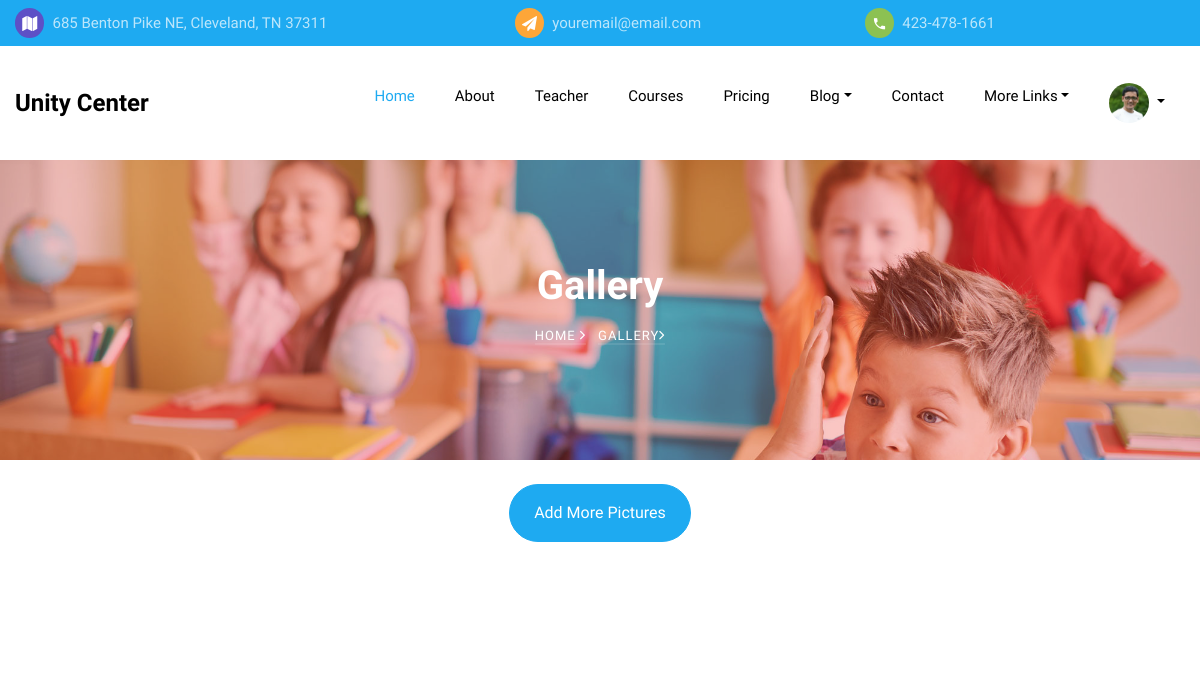
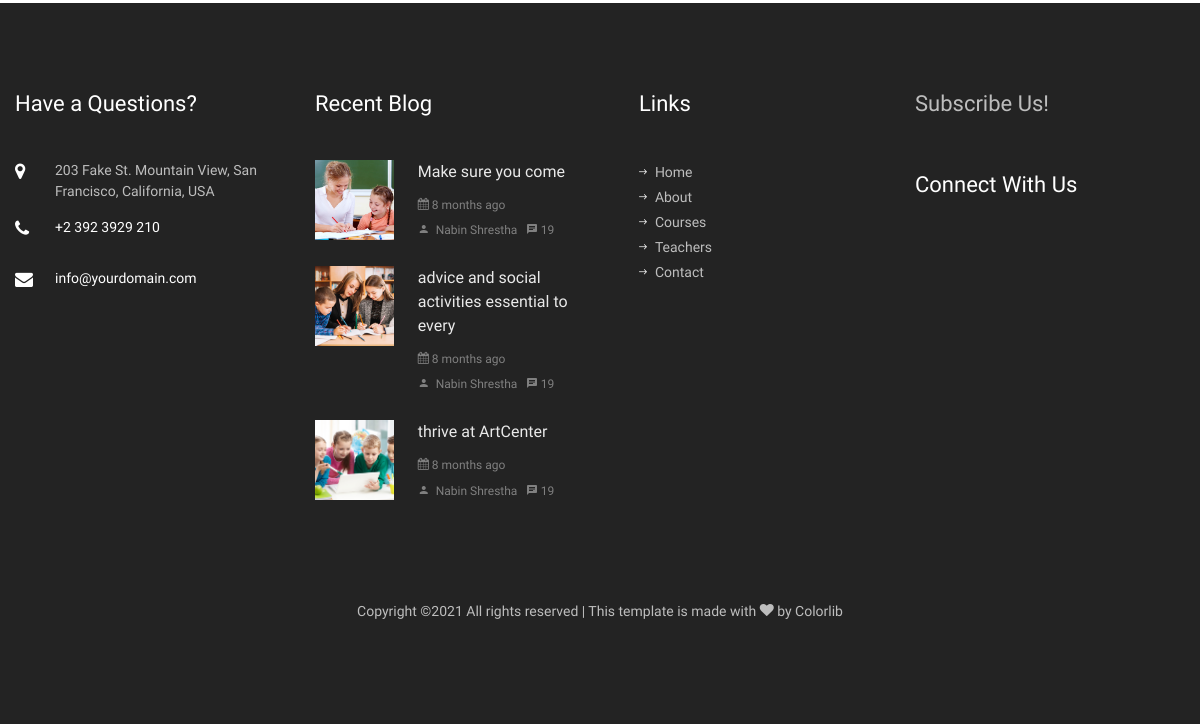
/gallery/ (signed in), run on an earlier commit of the app's database (2 pictures, top to bottom).
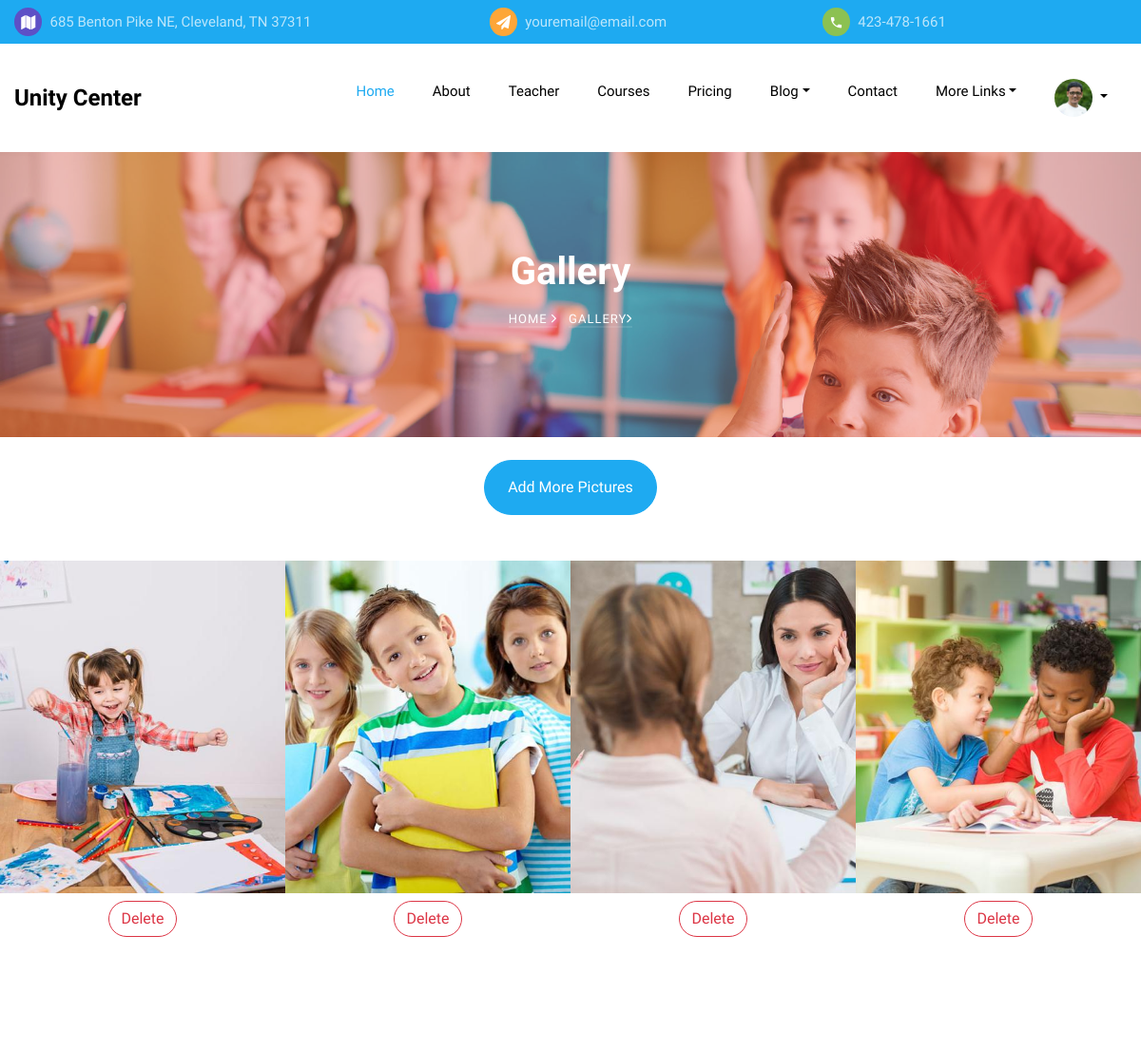
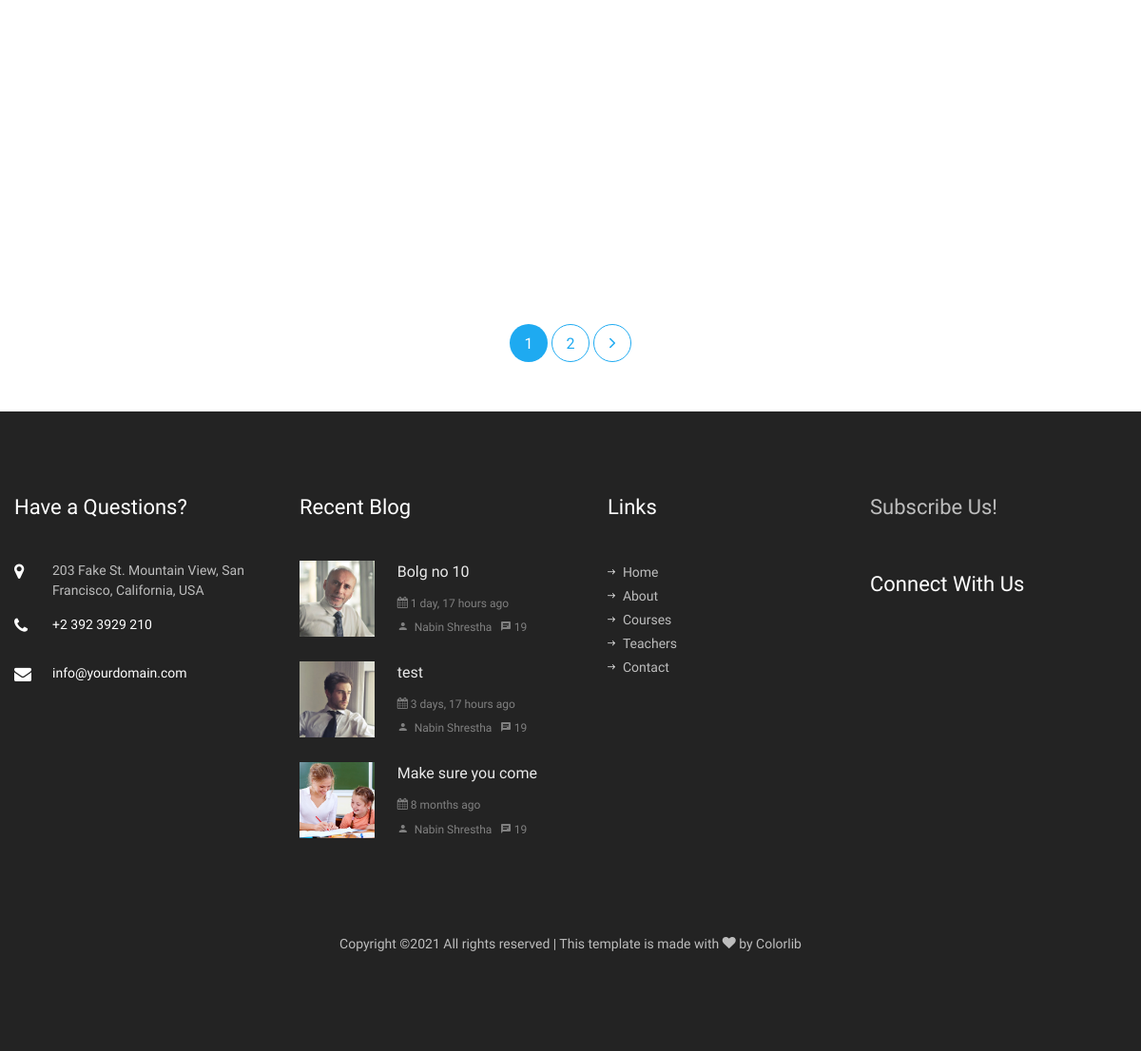
And on a later commit of the database (2 pictures, top to bottom).
### users/models.py (models this page shows, shortened)
class Profile(models.Model):
    user = models.OneToOneField(User, on_delete=models.CASCADE)
    image = models.ImageField(default='default.jpg', upload_to='profile_pics')
    title = models.CharField( max_length=30, blank=True)
    bio = models.TextField(max_length=500, blank=True)
    location = models.CharField(max_length=30, blank=True)
    birth_date = models.DateField(null=True, blank=True, help_text='YYYY-MM-DD')
    user_staff = models.BooleanField(default=False)
    user_admin = models.BooleanField(default=False)
    teacher = models.BooleanField(default=False)
    facebook = models.CharField( max_length=300, blank=True,default='#')
    google = models.CharField( max_length=300, blank=True,default='#')
    tweeter = models.CharField( max_length=300, blank=True,default='#')

### blogs/models.py (models this page shows, shortened)
class Post(models.Model):
    title = models.CharField(max_length=100)
    overview = models.TextField()
    content = models.TextField()
    date_posted =models.DateTimeField(auto_now_add=True)
    author = models.ForeignKey(User, on_delete=models.CASCADE )
    view_count = models.IntegerField(default=0)
    thumbnail = models.ImageField()
    def get_absolute_url(self):
        return reverse('post-detail', kwargs={'pk': self.pk})

### gallery/models.py (models this page shows, shortened)
class GalleryList(models.Model):
    title = models.CharField(max_length=100)
    gallery_image = ResizedImageField(size=[800, 530], blank=True, null=True, upload_to='gallary_pics')
    date_upload =models.DateTimeField(auto_now_add=True)

### gallery/views.py (the view)
# urls.py: path('gallery/', GalleryListView.as_view(), name='gallery-list'),
class GalleryListView(ListView):
    model = GalleryList
    ordering = ['-date_upload']
    paginate_by = 8

### newsletters/custom_context_processor.py (called while the page is built)
def  blog_post_latest(request):
    blog_latest = Post.objects.all().order_by('-date_posted')[0:3]
    return {'blog_latest_footer':blog_latest}

### templates/gallery/gallerylist_list.html (shortened to what this page needs)
{% extends 'base.html'  %}
{% load static %}
{% block content %}
    <section class="hero-wrap hero-wrap-2 " style="background-image: url({% static 'images/bg_2.jpg' %});">
      <div class="overlay"></div>
      <div class="container">
        <div class="row no-gutters slider-text align-items-center justify-content-center">
          <div class="col-md-9 ftco-animate text-center">
            <h1 class="mb-2 bread">Gallery</h1>
            <p class="breadcrumbs"><span class="mr-2"><a href="index.html">Home <i class="ion-ios-arrow-forward"></i></a></span> <span>Gallery<i class="ion-ios-arrow-forward"></i></span></p>
          </div>
        </div>
      </div>
    </section>
		{% if request.user.is_staff %}
    <div class="col-md-12 text-center ftco-animate">
      <p class="mb-2 mt-2" align="center" ><a href="{% url 'gallery-add' %}" class="btn btn-primary px-4 py-3 mt-3">Add More Pictures</a></p>
    </div>
{% endif %}
	<section class="ftco-gallery mt-5 mb-5">
    	<div class="container-wrap">
    		<div class="row no-gutters">
				{% for img in object_list %}
        <div class="col-md-3 ftco-animate">
						<a href="{{ img.gallery_image.url }}" class="gallery image-popup img d-flex align-items-center " style="background-image: url({{ img.gallery_image.url }});">
             </a>
             {% if request.user.is_staff %}
             <p class="mb-2 mt-2" align="center" ><a href="{% url 'gallery-delete' img.id %}" class="btn btn-outline-danger">Delete</a></p>
               {% endif %}
  					</div>
					{% endfor %}
        </div>
        <div class="row no-gutters my-5">
          <div class="col text-center">
            <div class="block-27">
              <ul>
                {% if is_paginated %}
                {% for num in page_obj.paginator.page_range %}
                  {% if page_obj.number == num %}
                  <li class="active"><a href="?page= {{ num }}">{{ num }}</a></li>
                  {% elif num > page_obj.number|add:'-5' and num < page_obj.number|add:'5' %}
                  <li><a href="?page= {{ num }}">{{ num }}</a></li>
                  {% endif %}
                {% endfor %}
                {% if page_obj.has_next %}
                <li><a href="?page= {{ page_obj.next_page_number }}"><i class="ion-ios-arrow-forward"></i></a></li>
                {% endif %}
                {% endif %}
              </ul>
            </div>
          </div>
        </div>
    	</div>
    </section>
    {% endblock content %}

### templates/base.html (shortened to what this page needs)
<!DOCTYPE html>
<html lang="en">
{% include "head.html" %}
<body>
    {% include 'navbar.html' %}
    {% block content %}
    {% endblock content %}
    {% include 'footer.html' %}
</body>
</html>

### templates/head.html (shortened to what this page needs)
{% load static %}
<head>
    <link rel="stylesheet" href="{% static 'css/open-iconic-bootstrap.min.css' %}">
    <link rel="stylesheet" href="{% static 'css/animate.css' %}">
    <link rel="stylesheet" href="{% static 'css/owl.carousel.min.css' %}">
    <link rel="stylesheet" href="{% static 'css/owl.theme.default.min.css' %}">
    <link rel="stylesheet" href="{% static 'css/magnific-popup.css' %}">
    <link rel="stylesheet" href="{% static 'css/aos.css' %}">
    <link rel="stylesheet" href="{% static 'css/ionicons.min.css' %}">
    <link rel="stylesheet" href="{% static 'css/flaticon.css' %}">
    <link rel="stylesheet" href="{% static 'css/icomoon.css' %}">
    <link rel="stylesheet" href="{% static 'css/style.css' %}">
    <link href="{% static 'css/prism.css' %}" rel="stylesheet">
    <link href="{% static 'css/github.css' %}" rel="stylesheet">
    <link href="{% static 'css/nabbar_style.css' %}" rel="stylesheet">
  </head>

### templates/navbar.html (shortened to what this page needs)
	  <div class="py-2 bg-primary">
    	<div class="container">
    		<div class="row no-gutters d-flex align-items-start align-items-center px-3 px-md-0">
	    		<div class="col-lg-12 d-block">
		    		<div class="row d-flex">
			    		<div class="col-md-5 pr-4 d-flex topper align-items-center">
			    			<div class="icon bg-fifth mr-2 d-flex justify-content-center align-items-center"><span class="icon-map"></span></div>
						    <span class="text">685 Benton Pike NE, Cleveland, TN 37311</span>
					    </div>
					    <div class="col-md pr-4 d-flex topper align-items-center">
					    	<div class="icon bg-secondary mr-2 d-flex justify-content-center align-items-center"><span class="icon-paper-plane"></span></div>
						    <span class="text">youremail@email.com</span>
					    </div>
					    <div class="col-md pr-4 d-flex topper align-items-center">
					    	<div class="icon bg-tertiary mr-2 d-flex justify-content-center align-items-center"><span class="icon-phone2"></span></div>
						    <span class="text">423-478-1661</span>
					    </div>
				    </div>
			    </div>
		    </div>
		  </div>
    </div>
    <nav class="navbar navbar-expand-lg navbar-dark bg-dark ftco_navbar ftco-navbar-light" id="ftco-navbar">
	    <div class="container d-flex align-items-center">
	    	<a class="navbar-brand" href="/">Unity Center</a>
	      <div class="collapse navbar-collapse" id="ftco-nav">
	        <ul class="navbar-nav ml-auto">
	        	<li class="nav-item active"><a href="/" class="nav-link  pl-0">Home</a></li>
	        	<li class="nav-item "><a href="{% url 'unity-about' %}" class="nav-link">About</a></li>
	        	<li class="nav-item"><a href="{% url 'unity-teacher' %}" class="nav-link">Teacher</a></li>
	        	<li class="nav-item"><a href="{% url 'unity-courses' %}" class="nav-link">Courses</a></li>
	        	<li class="nav-item"><a href="{% url 'unity-pricing' %}"class="nav-link">Pricing</a></li>
				{% if request.user.is_staff %}
				<li class="nav-item dropdown">
					<a class="nav-link dropdown-toggle" id="navbarDropdownMenuLink" data-toggle="dropdown" href="#" role="button" aria-haspopup="true" aria-expanded="false">Blog</a>
				</li>
				{% else %}
				<li class="nav-item"><a href="{% url 'blog-home' %}" class="nav-link">Blog</a></li>
				{% endif %}
				<li class="nav-item"><a href="{% url 'contact' %}" class="nav-link">Contact</a></li>
			  	<li class="nav-item dropdown">
					<a class="nav-link dropdown-toggle" id="navbarDropdownMenuLink" data-toggle="dropdown" href="#" role="button" aria-haspopup="true" aria-expanded="false">More Links</a>
				</li>
			 	{% if user.is_authenticated %}
				<li class="nav-item dropdown">
					<a class="nav-link dropdown-toggle" id="navbarDropdownMenuLink" data-toggle="dropdown" href="#" role="button" aria-haspopup="true" aria-expanded="false">
						<img src="{{ user.profile.image.url }}" class="rounded-circle " width="40" height="40"> <b class="caret"></b></a>
				</li>
				{% else %}
				<li class="nav-item"><a class="nav-item nav-link" href="{% url 'login' %}">Login</a></li>
				<li class="nav-item"><a class="nav-item nav-link" href="{% url 'register' %}">Register</a></li>
				{% endif %}
			</ul>
		  </div>
	    </div>
	  </nav>

### templates/footer.html (shortened to what this page needs)
    {% load static %}
    <footer class="ftco-footer ftco-bg-dark ftco-section">
        <div class="container">
          <div class="row mb-5">
            <div class="col-md-6 col-lg-3">
              <div class="ftco-footer-widget mb-5">
                  <h2 class="ftco-heading-2">Have a Questions?</h2>
                  <div class="block-23 mb-3">
                    <ul>
                      <li><span class="icon icon-map-marker"></span><span class="text">203 Fake St. Mountain View, San Francisco, California, USA</span></li>
                      <li><a href="#"><span class="icon icon-phone"></span><span class="text">+2 392 3929 210</span></a></li>
                      <li><a href="#"><span class="icon icon-envelope"></span><span class="text">info@yourdomain.com</span></a></li>
                    </ul>
                  </div>
              </div>
            </div>
            <div class="col-md-6 col-lg-3">
              <div class="ftco-footer-widget mb-5">
                <h2 class="ftco-heading-2">Recent Blog</h2>
                {% for obj in blog_latest_footer %}
                <div class="block-21 mb-4 d-flex">
                  <a href="{{ obj.get_absolute_url }}" class="blog-img mr-4" style="background-image: url({{ obj.thumbnail.url }});"></a>
                  <div class="text">
                    <h3 class="heading"><a href="{{ obj.get_absolute_url }}">{{ obj.title }}</a></h3>
                    <div class="meta">
                      <div><a href="#"><span class="icon-calendar"></span> {{ obj.date_posted|timesince }} ago</a></div>
                      <div><a href="{% url 'user-posts' obj.author.username %}">
                        <span class="icon-person">
                        </span> {{ obj.author.first_name }} {{obj.author.last_name }}</a></div>
                      <div><a href="#"><span class="icon-chat"></span> 19</a></div>
                    </div>
                  </div>
                </div>
                {% endfor %}
              </div>
            </div>
            <div class="col-md-6 col-lg-3">
              <div class="ftco-footer-widget mb-5 ml-md-4">
                <h2 class="ftco-heading-2">Links</h2>
                <ul class="list-unstyled">
                  <li><a href="/"><span class="ion-ios-arrow-round-forward mr-2"></span>Home</a></li>
                  <li><a href="{% url 'unity-about' %}"><span class="ion-ios-arrow-round-forward mr-2"></span>About</a></li>
                  <li><a href="{% url 'unity-courses' %}"><span class="ion-ios-arrow-round-forward mr-2"></span>Courses</a></li>
                  <li><a href="{% url 'unity-teacher' %}"><span class="ion-ios-arrow-round-forward mr-2"></span>Teachers</a></li>
                  <li><a href="{% url 'contact' %}"><span class="ion-ios-arrow-round-forward mr-2"></span>Contact</a></li>
                </ul>
              </div>
            </div>
            <div class="col-md-6 col-lg-3">
              <div class="ftco-footer-widget mb-5">
                  <h2 class="ftco-heading-2"><a href="{% url 'subscribe' %}">Subscribe Us!</a></h2>
              </div>
              <div class="ftco-footer-widget mb-5">
               <h2 class="ftco-heading-2">Connect With Us</h2>
                <ul class="ftco-footer-social list-unstyled float-md-left float-lft mt-3">
                </ul>
              </div>
            </div>
          </div>
          <div class="row">
            <div class="col-md-12 text-center">
              <p>
    Copyright &copy;<script>document.write(new Date().getFullYear());</script> All rights reserved | This template is made with <i class="icon-heart" aria-hidden="true"></i> by <a href="https://colorlib.com" target="_blank">Colorlib</a>
    </p>
            </div>
          </div>
        </div>
      </footer>

### templates/scripts.html (shortened to what this page needs)
{% load static %}

### static_in_env/css/icomoon.css (style rules this page uses)
[class^="icon-"], [class*=" icon-"] { font-family: 'icomoon' !important; speak: none; font-style: normal; font-weight: normal; font-variant: normal; text-transform: none; line-height: 1; -webkit-font-smoothing: antialiased; -moz-osx-font-smoothing: grayscale; }
.icon-heart:before { content: "\f004"; }
.icon-map-marker:before { content: "\f041"; }
.icon-calendar:before { content: "\f073"; }
.icon-phone:before { content: "\f095"; }
.icon-envelope:before { content: "\f0e0"; }
.icon-paper-plane:before { content: "\f1d8"; }
.icon-map:before { content: "\f279"; }
.icon-phone2:before { content: "\e0cd"; }
.icon-chat:before { content: "\e0b7"; }
.icon-person:before { content: "\e7fd"; }

What changed in the data, as far as the page shows it:
no longer on this page (row unchanged): Post: thumbnail (picture), title "advice and social activities essential to every", date_posted "8 months", author.first_name "Nabin", author.last_name "Shrestha"
no longer on this page (row unchanged): Post: thumbnail (picture), title "thrive at ArtCenter", date_posted "8 months", author.first_name "Nabin", author.last_name "Shrestha"
added GalleryList: gallery_image (picture)
added GalleryList: gallery_image (picture)
added GalleryList: gallery_image (picture)
added GalleryList: gallery_image (picture)
added Post: thumbnail (picture), title "Bolg no 10", date_posted "1 day, 17 hours", author.first_name "Nabin", author.last_name "Shrestha"
added Post: thumbnail (picture), title "test", date_posted "3 days, 17 hours", author.first_name "Nabin", author.last_name "Shrestha"
Also different on the page:
new list line: "1"
new list line: "2"
